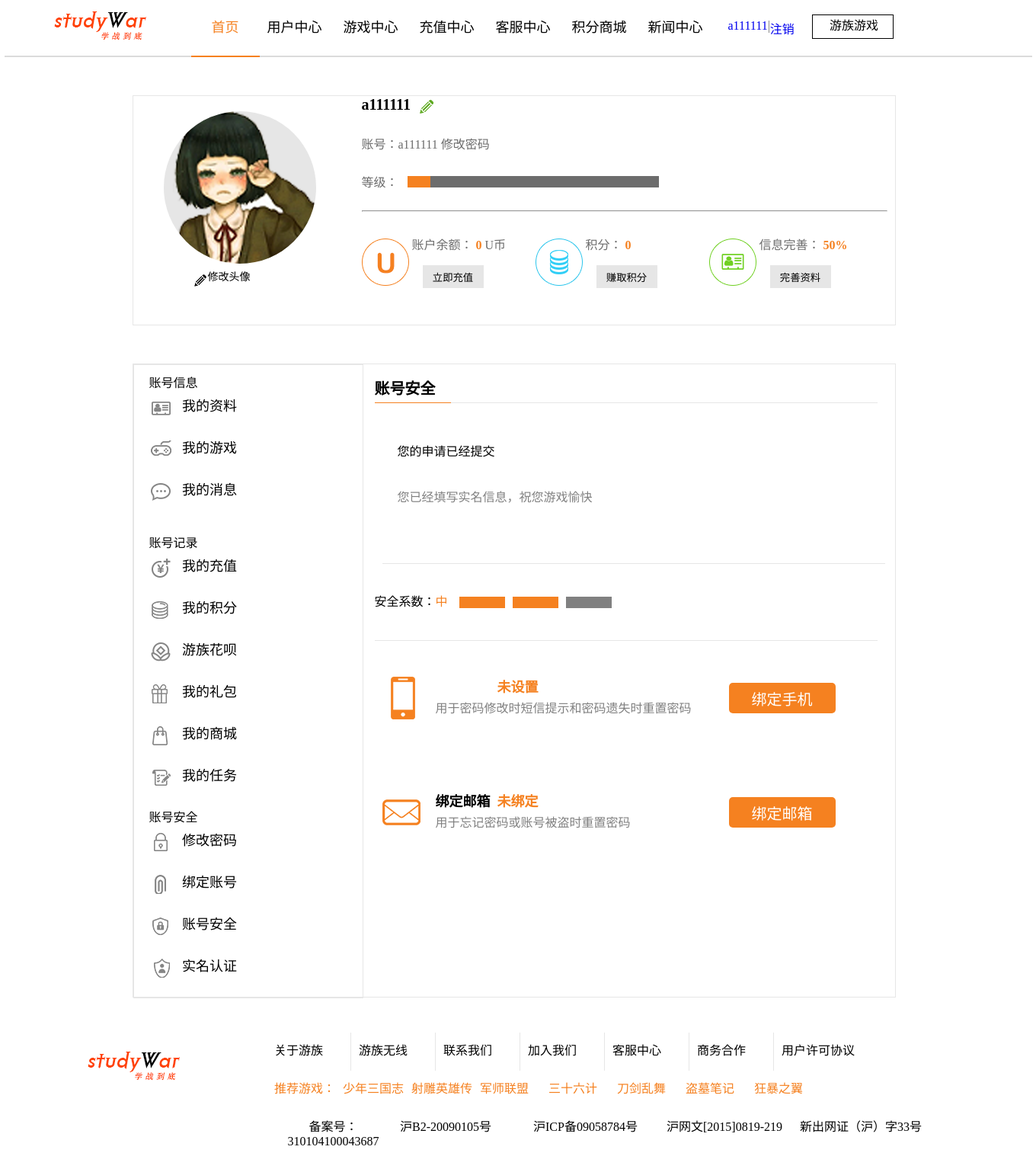
The page /YeMianPHP/customer.php (signed in) on the database its author committed.
### tables this page shows
CREATE TABLE `message` (
  `message_id` int(8) unsigned NOT NULL AUTO_INCREMENT,
  `account_id` varchar(20) NOT NULL,
  `nickname` varchar(20) NOT NULL,
  `sex` enum('男','女','未填写','保密') NOT NULL DEFAULT '未填写',
  `QQ` varchar(20) NOT NULL DEFAULT '未填写',
  `xueli` varchar(20) DEFAULT '未填写',
  `province` varchar(20) DEFAULT '未填写',
  `city` varchar(20) DEFAULT '未填写',
  `jifen` int(8) NOT NULL DEFAULT '0',
  `Ubi` int(8) NOT NULL DEFAULT '0',
  `create_time` varchar(20) DEFAULT NULL,
  `update_time` varchar(20) DEFAULT NULL,
  `status` int(2) DEFAULT '1',
  PRIMARY KEY (`message_id`),
  UNIQUE KEY `account_id` (`account_id`),
  UNIQUE KEY `nickname` (`nickname`)
);

### YeMianPHP/customer.php (the view, shortened to what this page needs)
<?php
$mysql=mysqli_connect('localhost', 'root', '', 'game');
mysqli_set_charset($mysql, 'utf8');
if(isset($_SESSION["code"])){
    $zhanghao=$_SESSION['account_id'];
}
$sql5="SELECT * FROM message WHERE account_id='{$zhanghao}' AND STATUS=1;";
$re5=mysqli_query($mysql, $sql5);
$temp5=array();
while ($data5=mysqli_fetch_assoc($re5)){
    $temp5[]=$data5;
}
?>
<!DOCTYPE html>
<html>
<head>
<link  rel="stylesheet" href="../CSS/daohang.css"/>
<link  rel="stylesheet" href="../CSS/customer.css"/>
</head>
<body>
<div class="top">
    <a class="logo" href="#"></a>
   <ul class="ul1">
        <li><span></span><a href="index2.php"class="active">首页</a></li>
        <li><span></span><a href="customer.php">用户中心</a></li>
        <li><span></span><a href="YeYou.php">游戏中心</a></li>
        <li><span></span><a href="pay.php">充值中心</a></li>
        <li><span></span><a href="keFu.php">客服中心</a></li>
        <li><span></span><a href="shop.php">积分商城</a></li>
        <li><span></span><a href="gameNews.php">新闻中心</a></li>
    </ul>
    <ul class="ul2">
        <?php foreach ($temp5 as $v){?>
       <li><a href="#"><?php echo $v['account_id']?></a></li>
       <li>|</li>
       <li><a href="login.php?action=logout">注销</a></li>
       <?php }?>
    </ul>
    <div class="select1"><span class="you">&nbsp;</span>游族游戏</div>
</div>
<div class="main">
    <div class="up">
        <div class="left">
            <span>&nbsp;</span>
            <p><span>&nbsp;</span>修改头像</p>
        </div>
        <div class="right">
            <div class="right1">
                <ul>
                <?php foreach ($temp5 as $v){?>
                    <li><b><?php echo $v['account_id']?></b><span>&nbsp;</span></li>
                    <li><a>账号：<?php echo $v['account_id']?></a>
                         <a href="./customer/pwd.php">修改密码</a>
                    </li>
                    <li><a>等级：</a>
                        <div class="one"></div>
                        <div class="two"></div>
                    </li>
                    <?php }?>
                </ul>
            </div>
            <hr/>
            <div class="right2">
                <ul>
                    <?php foreach ($temp5 as $v){?>
                    <li>
                        <span>&nbsp;</span>
                        <a>账户余额：</a>
                        <b><?php echo $v['Ubi']?></b>
                        <a>U币</a>
                        <input type="button" value="立即充值" onclick="location.href='pay.php'"/>
                    </li>
                    <li>
                        <span>&nbsp;</span>
                        <a>积分：</a>
                        <b><?php echo $v['jifen']?></b>
                        <input type="button" value="赚取积分" onclick="location.href='shop.php'"/>
                    </li>
                    <li>
                        <span>&nbsp;</span>
                        <a>信息完善：</a>
                        <b>50%</b>
                        <input type="button" value="完善资料"/>
                    </li>
                    <?php }?>
                </ul>
            </div>
        </div>
    </div>
    <div class="down1">
        <div class="left">
            <div class="div1">
                <p>账号信息</p>
                <ul>
                    <li><span>&nbsp;</span>&nbsp;&nbsp;&nbsp;<a href="./customer/ziliao.php">我的资料</a></li>
                    <li><span>&nbsp;</span>&nbsp;&nbsp;&nbsp;<a href="#">我的游戏</a></li>
                    <li><span>&nbsp;</span>&nbsp;&nbsp;&nbsp;<a href="#">我的消息</a></li>
                </ul>
            </div>
            <div class="div2">
                <p>账号记录</p>
                <ul>
                    <li><span>&nbsp;</span>&nbsp;&nbsp;&nbsp;<a href="#">我的充值</a></li>
                    <li><span>&nbsp;</span>&nbsp;&nbsp;&nbsp;<a href="#">我的积分</a></li>
                    <li><span>&nbsp;</span>&nbsp;&nbsp;&nbsp;<a href="#">游族花呗</a></li>
                    <li><span>&nbsp;</span>&nbsp;&nbsp;&nbsp;<a href="#">我的礼包</a></li>
                    <li><span>&nbsp;</span>&nbsp;&nbsp;&nbsp;<a href="#">我的商城</a></li>
                    <li><span>&nbsp;</span>&nbsp;&nbsp;&nbsp;<a href="#">我的任务</a></li>
                </ul>
            </div>
            <div class="div3">
                <p>账号安全</p>
                <ul>
                    <li><span>&nbsp;</span>&nbsp;&nbsp;&nbsp;<a href="./customer/pwd.php">修改密码</a></li>
                    <li><span>&nbsp;</span>&nbsp;&nbsp;&nbsp;<a href="#">绑定账号</a></li>
                    <li><span>&nbsp;</span>&nbsp;&nbsp;&nbsp;<a href="#">账号安全</a></li>
                    <li><span>&nbsp;</span>&nbsp;&nbsp;&nbsp;<a href="#">实名认证</a></li>
                </ul>
            </div>
        </div>
         <div class="right " id="zhanghao">
            <div class="one"><b>账号安全</b></div>
            <div class="two">
                <p>您的申请已经提交</p>
                <p>您已经填写实名信息，祝您游戏愉快</p>
            </div>
            <div class="three">安全系数：<a>中</a><span>&nbsp;</span><span>&nbsp;</span><span>&nbsp;</span></div>
            <div class="four">
                <ul>
                    <li>
                        <span>&nbsp;</span>
                        <b>未设置</b>
                        <a>用于密码修改时短信提示和密码遗失时重置密码</a>
                        <input type="button" value="绑定手机" onclick="location.href='./customer/yan.php'"/>
                    </li>
                    <li>
                        <span>&nbsp;</span>
                        <b>绑定邮箱</b>
                        <b>未绑定</b>
                        <a>用于忘记密码或账号被盗时重置密码</a>
                        <input type="button" value="绑定邮箱" onclick="location.href='./customer/yan.php'"/>
                    </li>
                </ul>
            </div>
        </div>
    </div>
</div>
<div class="down">
    <span>&nbsp;</span>
    <ul>
        <li>关于游族</li>
        <li>游族无线</li>
        <li>联系我们</li>
        <li>加入我们</li>
        <li>客服中心</li>
        <li>商务合作</li>
        <li>用户许可协议</li>
    </ul>
     <ul>
        <li>推荐游戏：</li>
        <li><a>少年三国志</a></li>
        <li><a>射雕英雄传</a></li>
        <li><a>军师联盟</a></li>
        <li><a>三十六计</a></li>
        <li><a>刀剑乱舞</a></li>
        <li><a>盗墓笔记</a></li>
        <li><a>狂暴之翼</a></li>
    </ul>
    <ul>
        <li><a>备案号：310104100043687</a></li>
        <li><a>沪B2-20090105号</a></li>
        <li><a>沪ICP备09058784号</a></li>
        <li><a>沪网文[2015]0819-219</a></li>
        <li><a>新出网证（沪）字33号</a></li>
    </ul>
</div>
</body>
</html>

### CSS/daohang.css (style rules this page uses)
* { margin:0px;padding:0px; }
a { text-decoration:none;text-align:center;display:inline-block; }
.top { width:1349px;height:73px;position:relative;margin:0px auto;background:#FFF;border-bottom:2px solid #DBDBDB; }
.logo { width:151px;height:50px;position:absolute;left:50px;top:10px;background:url('../img/daohang/teamIcom.png'); }
.top ul.ul1 { width:700px;height:73px;position:absolute;left:235px; }
.top ul.ul1 li { margin-left:10px;width:90px;height:73px;list-style:none;float:left;text-align:center;line-height:73px;position:relative; }
.top ul.ul1 li a { text-decoration:none;text-align:center;list-style:none;float:left;line-height:73px;font-size:18px;color:black; }
.top .ul2 { width:180px;height:73px;position:absolute;left:950px; }
.top .ul2 li { list-style:none;height:73px;text-align:center;float:left;margin-top:25px;font-size:16px;color:#6C6C6C; }
.top .select1 { width:105px;height:30px;position:absolute;left:1060px;top:19px;border:1px solid black;text-align:center; }
.top .ul1 li a.active { diaplay:inline-block;width:90px;height:73px;color:#F58120;border-bottom:2px solid #F58120; }
.down { width:1348px;height:200px;position:relative; }
.down span { display:inline-block;width:151px;height:50px;background:url('../img/daohang/teamIcom.png');position:absolute;top:20px;left:100px; }
.down ul { width:1000px;height:50px;margin-left:350px; }
.down ul:nth-of-type(1) li { width:100px;height:40px;list-style:none;float:left;border-left:1px solid #E6E6E6;padding-left:10px;padding-top:10px; }
.down ul:nth-of-type(1) li:nth-of-type(1) { border:none; }
.down ul:nth-of-type(2) li { width:80px;height:40px;list-style:none;float:left;padding-left:10px;padding-top:10px;color:#F58120; }
.down ul:nth-of-type(3) li { width:175px;height:40px;list-style:none;float:left;padding-top:10px; }

### rows shown on the page
message: account "a111111", Ubi "0", jifen "0"
